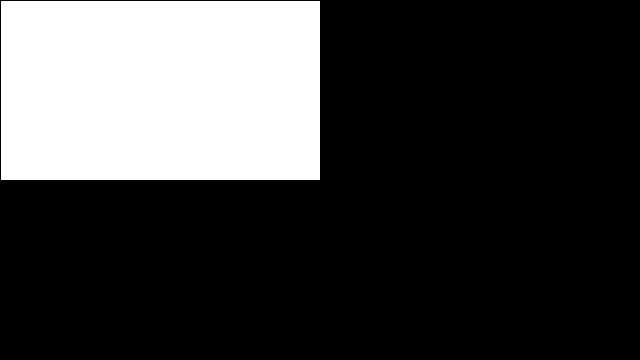
Frame 1 (no input)
Frame 60 (the mouse pressed at the canvas centre just before this capture): identical to frame 1, image omitted
Frame 120 (the mouse held since frame 60 and released just before this capture): blank canvas, image omitted

The Processing sketch that drew this single still picture (run headless with seeded random() and noise(); from frame 60 on, the mouse is pressed at the canvas centre):

// Processing sketch: Highlighter_sob_o_mouse
// ── Highlighter_sob_o_mouse.pde

void setup(){
 size(640,360); 
}

void draw(){
  background(0);
  if(mouseX < width/2 && mouseY < height/2){
    rect(0,0,width/2,height/2);
  }else if (mouseX > width/2 && mouseY < height/2){
    rect(width/2,0,width,height/2);
  }else if (mouseX < width/2 && mouseY > height/2){
    rect(0,height/2,width/2,height);
  }else if(mouseX > width/2 && mouseY > height/2){
    rect(width/2,height/2,width,height);
  }
}
